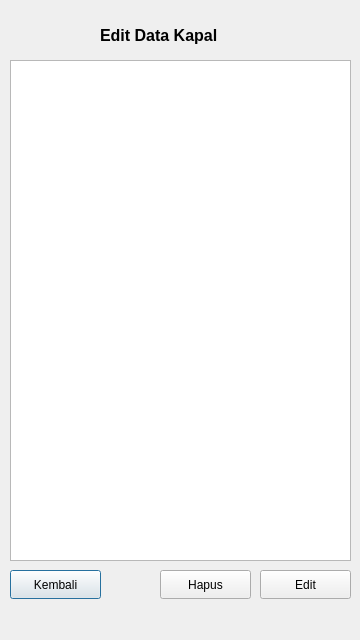
<?xml version="1.0" encoding="UTF-8"?>
<ui version="4.0">
 <class>edit_kapal</class>
 <widget class="QDialog" name="edit_kapal">
  <property name="geometry">
   <rect>
    <x>0</x>
    <y>0</y>
    <width>360</width>
    <height>640</height>
   </rect>
  </property>
  <property name="minimumSize">
   <size>
    <width>360</width>
    <height>640</height>
   </size>
  </property>
  <property name="maximumSize">
   <size>
    <width>360</width>
    <height>640</height>
   </size>
  </property>
  <property name="windowTitle">
   <string>Seat Ship Booking</string>
  </property>
  <property name="windowIcon">
   <iconset>
    <normaloff>../../../Downloads/ship-icon_34102.png</normaloff>../../../Downloads/ship-icon_34102.png</iconset>
  </property>
  <widget class="QPushButton" name="pushButton_2">
   <property name="geometry">
    <rect>
     <x>10</x>
     <y>570</y>
     <width>91</width>
     <height>29</height>
    </rect>
   </property>
   <property name="text">
    <string>Kembali</string>
   </property>
  </widget>
  <widget class="QPushButton" name="pushButton_3">
   <property name="geometry">
    <rect>
     <x>160</x>
     <y>570</y>
     <width>91</width>
     <height>29</height>
    </rect>
   </property>
   <property name="text">
    <string>Hapus</string>
   </property>
  </widget>
  <widget class="QLabel" name="label_6">
   <property name="geometry">
    <rect>
     <x>100</x>
     <y>20</y>
     <width>151</width>
     <height>31</height>
    </rect>
   </property>
   <property name="font">
    <font>
     <pointsize>12</pointsize>
     <bold>true</bold>
    </font>
   </property>
   <property name="text">
    <string>Edit Data Kapal</string>
   </property>
  </widget>
  <widget class="QTableWidget" name="tableWidget">
   <property name="geometry">
    <rect>
     <x>10</x>
     <y>60</y>
     <width>341</width>
     <height>501</height>
    </rect>
   </property>
  </widget>
  <widget class="QPushButton" name="pushButton">
   <property name="geometry">
    <rect>
     <x>260</x>
     <y>570</y>
     <width>91</width>
     <height>29</height>
    </rect>
   </property>
   <property name="text">
    <string>Edit</string>
   </property>
  </widget>
 </widget>
 <resources/>
 <connections/>
</ui>
